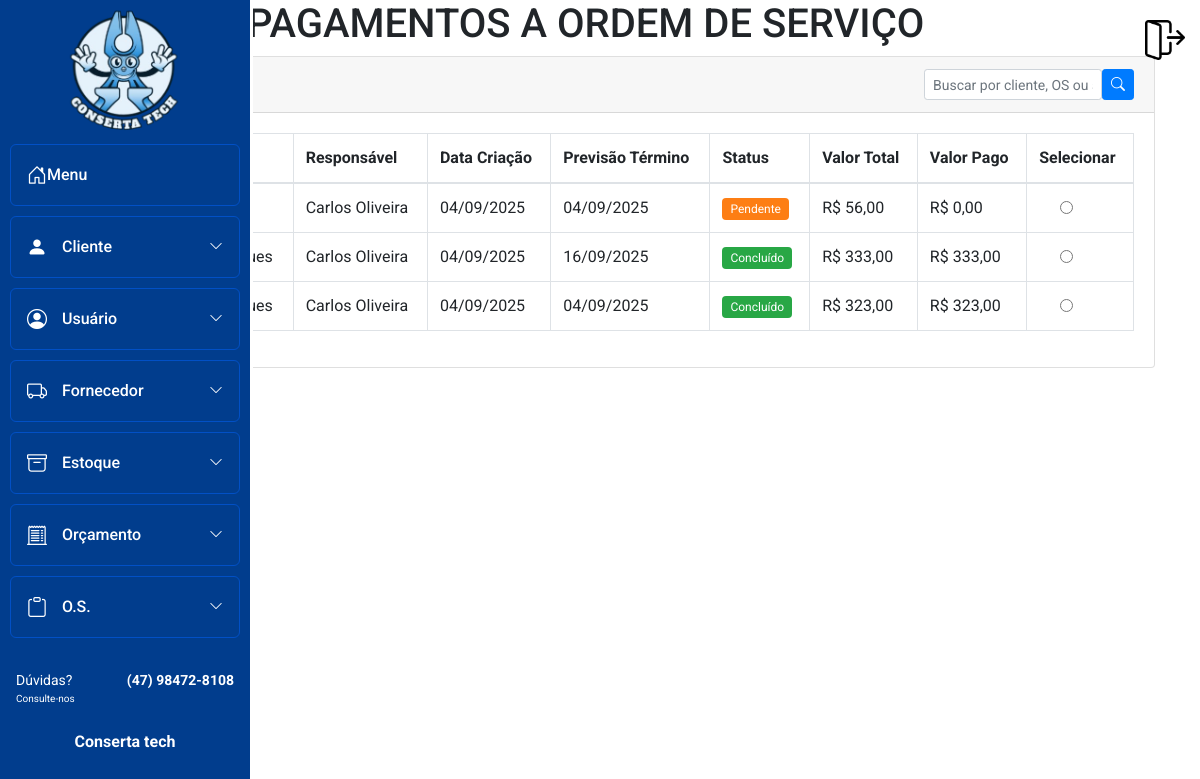
Screenshot of /sa_mod_bd/Financas/pagamento_os.php with the database file from the repository.
### tables this page shows
CREATE TABLE `ordens_servico` (
  `id` int(11) NOT NULL,
  `id_cliente` int(11) NOT NULL,
  `id_usuario` int(11) NOT NULL,
  `data_termino` date DEFAULT NULL,
  `status` varchar(20) DEFAULT 'aberto',
  `observacoes` text DEFAULT NULL,
  `data_criacao` timestamp NOT NULL DEFAULT current_timestamp()
);

CREATE TABLE `usuario` (
  `id_usuario` int(11) NOT NULL,
  `id_perfil` int(11) NOT NULL,
  `nome` varchar(50) NOT NULL,
  `cpf` varchar(15) DEFAULT NULL,
  `username` varchar(30) NOT NULL,
  `email` varchar(100) NOT NULL,
  `senha` varchar(255) NOT NULL,
  `data_cad` date DEFAULT NULL,
  `data_nasc` date DEFAULT NULL,
  `sexo` enum('M','F','O') DEFAULT NULL,
  `cep` varchar(10) DEFAULT NULL,
  `logradouro` varchar(80) DEFAULT NULL,
  `tipo` varchar(20) DEFAULT NULL,
  `complemento` varchar(15) DEFAULT NULL,
  `numero` int(11) DEFAULT NULL,
  `cidade` varchar(30) DEFAULT NULL,
  `uf` varchar(2) DEFAULT NULL,
  `bairro` varchar(20) DEFAULT NULL,
  `telefone` varchar(18) DEFAULT NULL,
  `inativo` tinyint(4) DEFAULT 0,
  `senha_temporaria` tinyint(4) DEFAULT 0
);

### sa_mod_bd/Financas/pagamento_os.php (the view, shortened to what this page needs)
<!DOCTYPE html>
<html lang="pt-BR">
<head>
    <link rel="stylesheet" href="../bootstrap/css/bootstrap.min.css">
    <link rel="stylesheet" href="https://cdn.jsdelivr.net/npm/bootstrap-icons@1.10.3/font/bootstrap-icons.css" />
    <link rel="stylesheet" href="../Menu_lateral/css-home-bar.css" />
    <link rel="stylesheet" href="https://cdn.jsdelivr.net/npm/flatpickr/dist/flatpickr.min.css">
    <link rel="stylesheet" href="https://cdn.jsdelivr.net/npm/notyf@3/notyf.min.css">
</head>
<body>
    <div class="container">
        <h1>ASSOCIAR PAGAMENTOS A ORDEM DE SERVIÇO</h1>
        <?php include("../Menu_lateral/menu.php"); ?>
        <div class="card mb-4">
            <div class="card-header d-flex justify-content-between align-items-center">
                <div><i class="bi bi-list-check"></i> Ordens de Serviço</div>
                <div class="search-container">
                    <form method="GET" action="" class="d-flex">
                        <input type="text" name="search" class="form-control form-control-sm me-2"
                            placeholder="Buscar por cliente, OS ou status..."
                            value="<?= isset($_GET['search']) ? htmlspecialchars($_GET['search']) : '' ?>">
                        <button type="submit" class="btn btn-primary btn-sm">
                            <i class="bi bi-search"></i>
                        </button>
                    </form>
                </div>
            </div>
            <div class="card-body">
                <div class="table-responsive">
                    <table class="table table-bordered table-hover" id="dataTable" width="100%" cellspacing="0">
                        <thead>
                            <tr>
                                <th>Nº OS</th>
                                <th>Cliente</th>
                                <th>Responsável</th>
                                <th>Data Criação</th>
                                <th>Previsão Término</th>
                                <th>Status</th>
                                <th>Valor Total</th>
                                <th>Valor Pago</th>
                                <th>Selecionar</th>
                            </tr>
                        </thead>
                        <tbody>
                            <?php
                            require_once '../Conexao/conexao.php';
                            try {
                                $sql_os = "SELECT
                                    os.id as id_os,
                                    os.data_criacao,
                                    os.data_termino,
                                    os.status,
                                    c.nome as cliente_nome,
                                    u.nome as tecnico_nome,
                                    (SELECT COALESCE(SUM(s.valor), 0)
                                    FROM equipamentos_os e
                                    LEFT JOIN servicos_os s ON e.id = s.id_equipamento
                                    WHERE e.id_os = os.id) as valor_total,
                                    (SELECT COALESCE(SUM(p.valor_total), 0)
                                    FROM pagamento p
                                    WHERE p.id_os = os.id AND p.status = 'Concluído') as valor_pago
                                FROM ordens_servico os
                                INNER JOIN cliente c ON os.id_cliente = c.id_cliente
                                INNER JOIN usuario u ON os.id_usuario = u.id_usuario";
                                $sql_os .= " GROUP BY os.id ORDER BY os.data_criacao DESC";
                                $stmt_os = $pdo->prepare($sql_os);
                                $stmt_os->execute();
                                $ordens_servico = $stmt_os->fetchAll();
                                foreach ($ordens_servico as $os) {
                                    $status_class = '';
                                    switch ($os['status']) {
                                        case 'Pendente':
                                            $status_class = 'status-pendente';
                                            break;
                                        case 'Concluído':
                                            $status_class = 'status-concluido';
                                            break;
                                    }
                            ?>
                            <tr data-os-id="<?= $os['id_os'] ?>">
                                <td><?= $os['id_os'] ?></td>
                                <td><?= htmlspecialchars($os['cliente_nome']) ?></td>
                                <td><?= htmlspecialchars($os['tecnico_nome']) ?></td>
                                <td><?= date('d/m/Y', strtotime($os['data_criacao'])) ?></td>
                                <td><?= $os['data_termino'] ? date('d/m/Y', strtotime($os['data_termino'])) : 'N/A' ?></td>
                                <td><span class="status-badge <?= $status_class ?>"><?= $os['status'] ?></span></td>
                                <td>R$ <?= number_format($os['valor_total'], 2, ',', '.') ?></td>
                                <td>R$ <?= number_format($os['valor_pago'], 2, ',', '.') ?></td>
                                <td class="text-center">
                                    <input type="radio" class="form-check-input" name="selected_os" value="<?= $os['id_os'] ?>">
                                </td>
                            </tr>
                            <?php
                                }
                            } catch (PDOException $e) {
                                echo "<tr><td colspan='9' class='text-center text-danger'>Erro ao carregar OS: " . $e->getMessage() . "</td></tr>";
                            }
                            ?>
                        </tbody>
                    </table>
                </div>
            </div>
        </div>
    </div>
</body>
</html>

### sa_mod_bd/Menu_lateral/menu.php (shortened to what this page needs)
<div id="menu-container">
  <button class="sair" title="sair da conta">
    <img src="../img/logout.png" alt="Sair">
  </button>
  <nav class="menu-lateral">
    <div class="top-menu">
      <ul>
        <button class="fixar-menu" id="fixar_menu">
          <img src="../img/techinho.png" alt="">
        </button>
        <li class="item-menu">
          <a href="../Principal/main.php" class="menu-link">
            <span class="icon"><i class="bi bi-house-door"></i></span>
            <span class="txt-link">Menu</span>
          </a>
        </li>
        <li class="item-menu">
          <a href="#" id="cliente" class="menu-link">
            <span class="icon"><i class="bi bi-person-fill"></i></span>
            <div class="txt-link-container">
              <span class="txt-link">Cliente</span>
              <i class="bi bi-chevron-down"></i>
            </div>
          </a>
        </li>
        <li class="item-menu">
          <a href="#" id="usuario" class="menu-link">
            <span class="icon"><i class="bi bi-person-circle"></i></span>
            <div class="txt-link-container">
              <span class="txt-link">Usuário</span>
              <i class="bi bi-chevron-down"></i>
            </div>
          </a>
        </li>
        <li class="item-menu">
          <a href="#" id="fornecedor" class="menu-link">
            <span class="icon"><i class="bi bi-truck"></i></span>
            <div class="txt-link-container">
              <span class="txt-link">Fornecedor</span>
              <i class="bi bi-chevron-down"></i>
            </div>
          </a>
        </li>
        <li class="item-menu">
          <a href="#" id="estoque" class="menu-link">
            <span class="icon"><i class="bi bi-archive"></i></span>
            <div class="txt-link-container">
              <span class="txt-link">Estoque</span>
              <i class="bi bi-chevron-down"></i>
            </div>
          </a>
        </li>
        <li class="item-menu">
          <a href="#" id="orcamento" class="menu-link">
            <span class="icon"><i class="bi bi-receipt-cutoff"></i></span>
            <div class="txt-link-container">
              <span class="txt-link">Orçamento</span>
              <i class="bi bi-chevron-down"></i>
            </div>
          </a>
        </li>
        <li class="item-menu">
          <a href="#" id="os" class="menu-link">
            <span class="icon"><i class="bi bi-clipboard"></i></span>
            <div class="txt-link-container">
              <span class="txt-link">O.S.</span>
              <i class="bi bi-chevron-down"></i>
            </div>
          </a>
        </li>
      </ul>
    </div>
    <div class="footer-contato">
      <div class="linha-info">
        <p class="duvidas">Dúvidas?<br><span>Consulte-nos</span></p>
        <p class="telefone">(47) 98472-8108</p>
      </div>
      <p class="empresa">Conserta tech</p>
    </div>
  </nav>
</div>
<link rel="stylesheet" href="css-home-bar.css">

### sa_mod_bd/Menu_lateral/css-home-bar.css (style rules this page uses)
* { margin: 0; padding: 0; box-sizing: border-box; font-family: 'Roboto', sans-serif; }
html, body { height: 100%; overflow-x: hidden; }
.menu-lateral { width: 60px; height: 100vh; background-color: #013d8d; padding: 0; box-shadow: 3px 0 0 #fff; position: fixed; top: 0; left: 0; display: flex; flex-direction: column; overflow-y: auto; padding-bottom: 20px; transition: width 0.5s ease-in; scrollbar-width: none; z-index: 1000; }
.top-menu { flex-grow: 1; }
.menu-lateral ul { list-style: none; padding-left: 0; margin: 0; display: flex; flex-direction: column; flex-grow: 1; }
.menu-lateral ul li { margin-bottom: 10px; padding: 0 10px; }
.item-menu { position: relative; display: flex; flex-direction: column; border-radius: 0.375rem; overflow: hidden; margin-bottom: 8px; }
.menu-link { color: #fff; text-decoration: none; font-size: 16px; padding: 15px 16px; display: flex; align-items: center; background-color: #013d8d; border: 1px solid #0250c5; border-radius: 0.375rem; transition: all 0.3s ease; min-width: 0; }
.txt-link-container { display: flex; align-items: center; justify-content: space-between; flex-grow: 1; min-width: 0; margin-left: 15px; }
.txt-link { font-weight: 500; white-space: nowrap; overflow: hidden; text-overflow: ellipsis; flex-grow: 1; min-width: 0; }
.menu-link .bi-chevron-down { font-size: 14px; transition: transform 0.3s ease; margin-left: 10px; flex-shrink: 0; }
.menu-link .icon i { font-size: 20px; width: 24px; text-align: center; flex-shrink: 0; }
.footer-contato { color: #ffffff; font-size: 13px; padding: 10px 16px; margin-top: auto; display: flex; flex-direction: column; align-items: center; text-align: center; }
.footer-contato .linha-info { display: flex; justify-content: space-between; width: 100%; font-weight: bold; font-size: 14px; }
.footer-contato .duvidas { text-align: left; font-weight: normal; }
.footer-contato .duvidas span { font-size: 10px; display: block; }
.footer-contato .telefone { text-align: right; }
.footer-contato .empresa { font-weight: bold; font-size: 16px; margin-top: 8px; }
button.sair { background: transparent; border: none; padding: 0; cursor: pointer; position: fixed; top: 20px; right: 15px; z-index: 999; }
button.sair img { width: 40px; height: 40px; transition: transform 0.2s ease, filter 0.2s ease; }
button.fixar-menu { margin: 0; background-color: #013d8d; transition: width 0.5s ease-in, filter 0.2s ease; border: none; width: 100%; display: flex; justify-content: center; padding: 10px 0; }
button.fixar-menu img { width: 150px; height: auto; cursor: pointer; border: none; transition: transform 0.3s ease; }
.fixar-menu { transition: opacity 0.3s ease; }

### sa_mod_bd/Financas/pagamento_os.php (style rules this page uses)
.status-badge { padding: 4px 8px; border-radius: 4px; font-size: 12px; color: white; }
.status-pendente { background-color: #fd7e14; }
.status-concluido { background-color: #28a745; }

### rows the page displays
ordens_servico: id_usuario.nome "Carlos Oliveira", data_criacao "04/09/2025", data_termino "04/09/2025", status "Pendente", valor_total "56,00", valor_pago "0,00"
ordens_servico: id_usuario.nome "Carlos Oliveira", data_criacao "04/09/2025", data_termino "16/09/2025", status "Concluído", valor_total "333,00", valor_pago "333,00"
ordens_servico: id_usuario.nome "Carlos Oliveira", data_criacao "04/09/2025", data_termino "04/09/2025", status "Concluído", valor_total "323,00", valor_pago "323,00"
